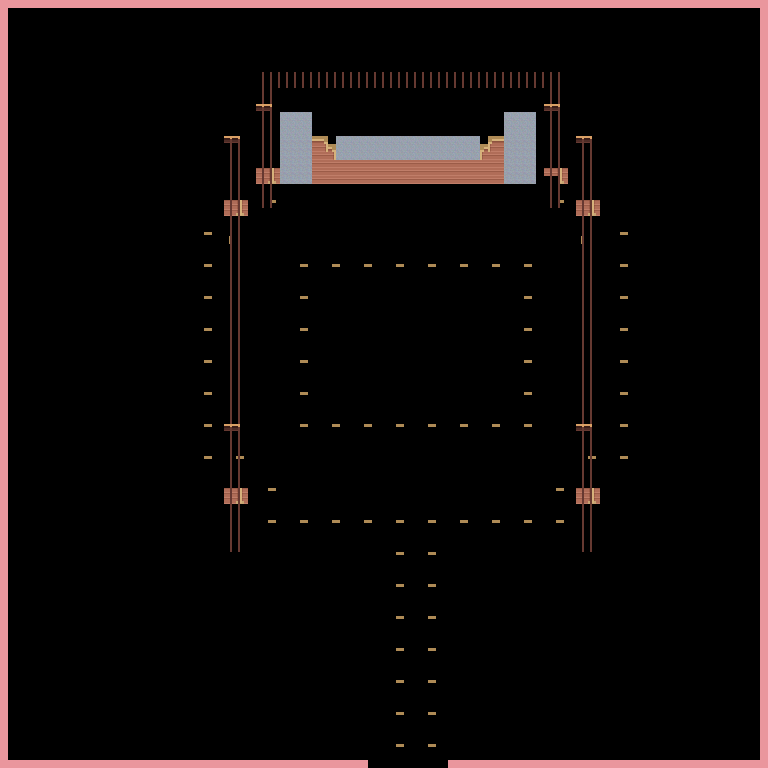

A level layout from a 2D game, rendered from its tile map. Below: a short description, then the map file with tile-grid data replaced by summaries:
An orthogonal 96x96 tile map with 8x8 px tiles, 5 tile layers (Ground, Stairs, pillars, forground_pillars, ...) and 25 objects (4x Bird, Door, Boss, Player).

<map version="1.0" tiledversion="2017.09.13" orientation="orthogonal" renderorder="right-down" width="96" height="96" tilewidth="8" tileheight="8" infinite="0" nextobjectid="52">
 <properties>
  <property name="Ambiant" value="250 250 250" />
  <property name="Sky" value="true" />
  <property name="Water" value="true" />
 </properties>
 <tileset firstgid="1" name="Tiles_1" tilewidth="8" tileheight="8" tilecount="4096" columns="64">
  <image source="../Tiles_1.png" width="512" height="512" />
  <tile id="3894">
   <animation>
    <frame tileid="3766" duration="100" />
    <frame tileid="3894" duration="100" />
   </animation>
  </tile>
 </tileset>
 <layer name="Ground" width="96" height="96">
  <properties>
   <property name="layer" value="0.1" />
  </properties>
  <data>[9216 cells, 3244 non-empty, 23 distinct tile ids]</data>
 </layer>
 <layer name="Stairs" width="96" height="96">
  <properties>
   <property name="layer" value="0.15" />
  </properties>
  <data>[9216 cells, 234 non-empty, 21 distinct tile ids]</data>
 </layer>
 <layer name="pillars" width="96" height="96">
  <properties>
   <property name="layer" value="0.2" />
  </properties>
  <data>[9216 cells, 350 non-empty, 36 distinct tile ids]</data>
 </layer>
 <layer name="forground_pillars" width="96" height="96">
  <properties>
   <property name="layer" value="0.8" />
  </properties>
  <data>[9216 cells, 368 non-empty, 32 distinct tile ids]</data>
 </layer>
 <layer name="water" width="96" height="96">
  <properties>
   <property name="layer" value="0.9" />
  </properties>
  <data>[9216 cells, 344 non-empty, 2 distinct tile ids]</data>
 </layer>
 <objectgroup name="Object Layer 1">
  <object id="12" x="248" y="536" width="120" height="232" />
  <object id="13" x="448" y="536" width="120" height="232" />
  <object id="16" x="568" y="504" width="32" height="32" />
  <object id="17" x="600" y="472" width="32" height="32" />
  <object id="18" x="632" y="216" width="8" height="256" />
  <object id="20" x="568" y="152" width="32" height="32" />
  <object id="22" x="600" y="184" width="32" height="32" />
  <object id="23" x="536" y="112" width="64" height="40" />
  <object id="24" x="280" y="88" width="256" height="24" />
  <object id="26" x="344" y="112" width="128" height="24" />
  <object id="27" x="312" y="160" width="192" height="24" />
  <object id="30" x="200" y="112" width="80" height="40" />
  <object id="31" x="200" y="152" width="48" height="32" />
  <object id="32" x="184" y="184" width="32" height="32" />
  <object id="33" x="168" y="216" width="16" height="256" />
  <object id="36" x="184" y="472" width="32" height="48" />
  <object id="37" x="216" y="504" width="32" height="48" />
  <object id="38" type="Door" x="368" y="760" width="80" height="8">
   <properties>
    <property name="Door" value="Demo 235 231 " />
   </properties>
  </object>
  <object id="40" type="Boss" x="398" y="328" width="24" height="24">
   <properties>
    <property name="Boss_Number" value="1" />
   </properties>
  </object>
  <object id="41" type="Player" x="403.5" y="742" width="16" height="24" />
  <object id="42" x="360" y="768" width="96" height="8" />
  <object id="44" name="Bird" type="Bird" x="385.5" y="569.5" width="8" height="8" />
  <object id="46" name="Bird" type="Bird" x="401.5" y="577.5" width="8" height="8" />
  <object id="47" name="Bird" type="Bird" x="417.5" y="569.5" width="8" height="8" />
  <object id="48" name="Bird" type="Bird" x="392.5" y="593.5" width="8" height="8" />
 </objectgroup>
 <objectgroup name="Lighting" />
 <objectgroup name="Bilboards" />
</map>
